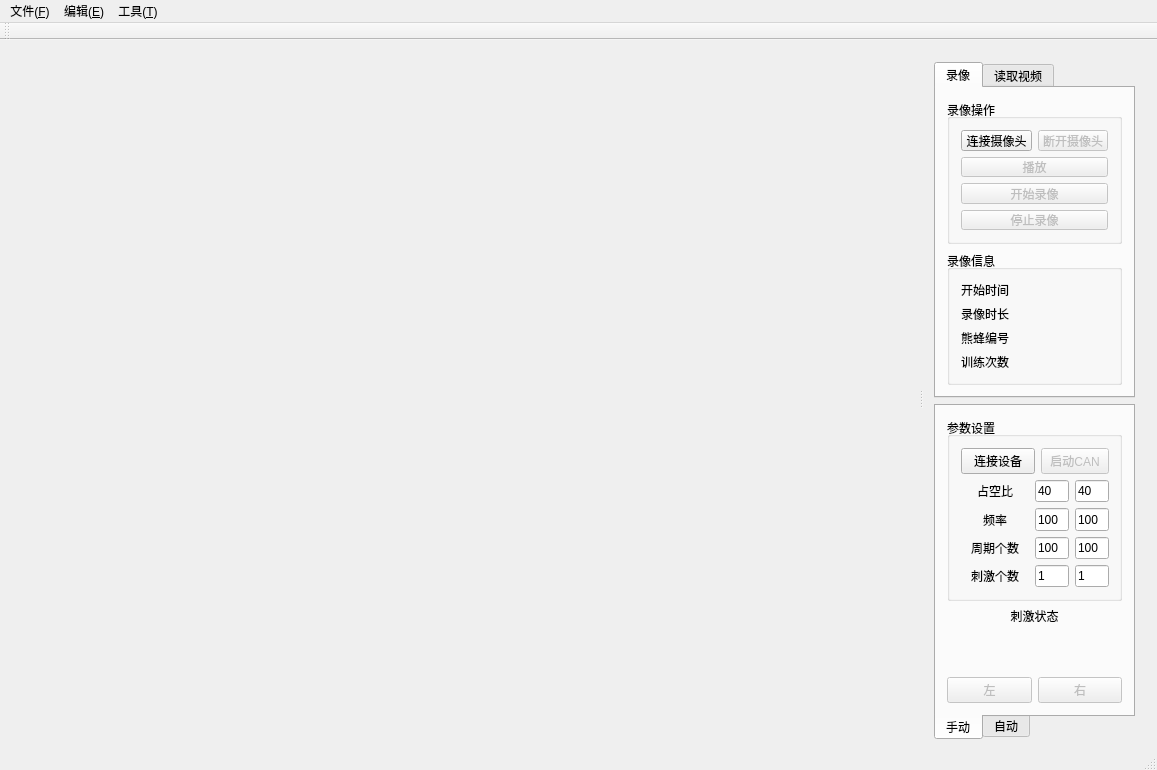
<?xml version="1.0" encoding="UTF-8"?>
<ui version="4.0">
 <class>MainWindow</class>
 <widget class="QMainWindow" name="MainWindow">
  <property name="geometry">
   <rect>
    <x>0</x>
    <y>0</y>
    <width>1157</width>
    <height>770</height>
   </rect>
  </property>
  <property name="sizePolicy">
   <sizepolicy hsizetype="Preferred" vsizetype="Preferred">
    <horstretch>0</horstretch>
    <verstretch>0</verstretch>
   </sizepolicy>
  </property>
  <property name="minimumSize">
   <size>
    <width>1157</width>
    <height>770</height>
   </size>
  </property>
  <property name="maximumSize">
   <size>
    <width>16777215</width>
    <height>16777215</height>
   </size>
  </property>
  <property name="windowTitle">
   <string>Bumble Bee Control</string>
  </property>
  <property name="statusTip">
   <string/>
  </property>
  <widget class="QWidget" name="centralWidget">
   <property name="sizePolicy">
    <sizepolicy hsizetype="Fixed" vsizetype="Fixed">
     <horstretch>0</horstretch>
     <verstretch>0</verstretch>
    </sizepolicy>
   </property>
   <property name="minimumSize">
    <size>
     <width>0</width>
     <height>0</height>
    </size>
   </property>
   <property name="maximumSize">
    <size>
     <width>16777215</width>
     <height>16777215</height>
    </size>
   </property>
   <layout class="QGridLayout" name="gridLayout_6">
    <item row="0" column="0">
     <widget class="QSplitter" name="splitter">
      <property name="sizePolicy">
       <sizepolicy hsizetype="Expanding" vsizetype="Expanding">
        <horstretch>0</horstretch>
        <verstretch>0</verstretch>
       </sizepolicy>
      </property>
      <property name="orientation">
       <enum>Qt::Horizontal</enum>
      </property>
      <widget class="QWidget" name="centrelPanel" native="true">
       <layout class="QGridLayout" name="gridLayout_15">
        <item row="0" column="0">
         <widget class="CQtOpenCVViewerGl" name="viewfinder" native="true">
          <property name="sizePolicy">
           <sizepolicy hsizetype="Minimum" vsizetype="Minimum">
            <horstretch>1</horstretch>
            <verstretch>1</verstretch>
           </sizepolicy>
          </property>
          <property name="minimumSize">
           <size>
            <width>886</width>
            <height>700</height>
           </size>
          </property>
         </widget>
        </item>
       </layout>
      </widget>
      <widget class="QWidget" name="rightPanel" native="true">
       <property name="sizePolicy">
        <sizepolicy hsizetype="Fixed" vsizetype="Minimum">
         <horstretch>0</horstretch>
         <verstretch>0</verstretch>
        </sizepolicy>
       </property>
       <property name="minimumSize">
        <size>
         <width>200</width>
         <height>700</height>
        </size>
       </property>
       <property name="maximumSize">
        <size>
         <width>230</width>
         <height>16777215</height>
        </size>
       </property>
       <layout class="QVBoxLayout" name="verticalLayout">
        <item>
         <widget class="QTabWidget" name="topTabWidget">
          <property name="currentIndex">
           <number>0</number>
          </property>
          <widget class="QWidget" name="recordVideo">
           <attribute name="title">
            <string>录像</string>
           </attribute>
           <layout class="QGridLayout" name="gridLayout_10">
            <item row="0" column="0">
             <widget class="QGroupBox" name="recordOperationGroupBox">
              <property name="title">
               <string>录像操作</string>
              </property>
              <property name="alignment">
               <set>Qt::AlignJustify|Qt::AlignVCenter</set>
              </property>
              <layout class="QGridLayout" name="gridLayout_2">
               <item row="0" column="0">
                <layout class="QVBoxLayout" name="recordOperationverticalLayout">
                 <item>
                  <layout class="QHBoxLayout" name="cameraConnectionLayout">
                   <item>
                    <widget class="QPushButton" name="cameraConnButton">
                     <property name="text">
                      <string>连接摄像头</string>
                     </property>
                    </widget>
                   </item>
                   <item>
                    <widget class="QPushButton" name="cameraDisConnButton">
                     <property name="enabled">
                      <bool>false</bool>
                     </property>
                     <property name="text">
                      <string>断开摄像头</string>
                     </property>
                    </widget>
                   </item>
                  </layout>
                 </item>
                 <item>
                  <widget class="QPushButton" name="cameraPlayButton">
                   <property name="enabled">
                    <bool>false</bool>
                   </property>
                   <property name="text">
                    <string>播放</string>
                   </property>
                  </widget>
                 </item>
                 <item>
                  <widget class="QPushButton" name="startRecordButton">
                   <property name="enabled">
                    <bool>false</bool>
                   </property>
                   <property name="text">
                    <string>开始录像</string>
                   </property>
                  </widget>
                 </item>
                 <item>
                  <widget class="QPushButton" name="stopRecordButton">
                   <property name="enabled">
                    <bool>false</bool>
                   </property>
                   <property name="sizePolicy">
                    <sizepolicy hsizetype="Minimum" vsizetype="Fixed">
                     <horstretch>0</horstretch>
                     <verstretch>0</verstretch>
                    </sizepolicy>
                   </property>
                   <property name="maximumSize">
                    <size>
                     <width>16777215</width>
                     <height>25</height>
                    </size>
                   </property>
                   <property name="text">
                    <string>停止录像</string>
                   </property>
                  </widget>
                 </item>
                </layout>
               </item>
              </layout>
             </widget>
            </item>
            <item row="1" column="0">
             <widget class="QGroupBox" name="recordInfoGroupBox">
              <property name="title">
               <string>录像信息</string>
              </property>
              <property name="alignment">
               <set>Qt::AlignLeading|Qt::AlignLeft|Qt::AlignVCenter</set>
              </property>
              <layout class="QGridLayout" name="gridLayout_3">
               <item row="0" column="0">
                <layout class="QVBoxLayout" name="recordInfo_labels">
                 <item>
                  <widget class="QLabel" name="recordBeginTime_label">
                   <property name="sizePolicy">
                    <sizepolicy hsizetype="Preferred" vsizetype="Preferred">
                     <horstretch>0</horstretch>
                     <verstretch>0</verstretch>
                    </sizepolicy>
                   </property>
                   <property name="maximumSize">
                    <size>
                     <width>50</width>
                     <height>16777215</height>
                    </size>
                   </property>
                   <property name="text">
                    <string>开始时间</string>
                   </property>
                  </widget>
                 </item>
                 <item>
                  <widget class="QLabel" name="recordDuration_label">
                   <property name="text">
                    <string>录像时长</string>
                   </property>
                  </widget>
                 </item>
                 <item>
                  <widget class="QLabel" name="bumblebeeId_label">
                   <property name="text">
                    <string>熊蜂编号</string>
                   </property>
                  </widget>
                 </item>
                 <item>
                  <widget class="QLabel" name="trainTrial_label">
                   <property name="text">
                    <string>训练次数</string>
                   </property>
                  </widget>
                 </item>
                </layout>
               </item>
               <item row="0" column="1">
                <layout class="QVBoxLayout" name="recordInfo_values">
                 <item>
                  <widget class="QLabel" name="recordBeginTime_value">
                   <property name="sizePolicy">
                    <sizepolicy hsizetype="Expanding" vsizetype="Preferred">
                     <horstretch>0</horstretch>
                     <verstretch>0</verstretch>
                    </sizepolicy>
                   </property>
                   <property name="minimumSize">
                    <size>
                     <width>80</width>
                     <height>0</height>
                    </size>
                   </property>
                   <property name="frameShape">
                    <enum>QFrame::NoFrame</enum>
                   </property>
                   <property name="text">
                    <string/>
                   </property>
                   <property name="alignment">
                    <set>Qt::AlignLeading|Qt::AlignLeft|Qt::AlignVCenter</set>
                   </property>
                  </widget>
                 </item>
                 <item>
                  <widget class="QLabel" name="recordDuration_value">
                   <property name="sizePolicy">
                    <sizepolicy hsizetype="Expanding" vsizetype="Preferred">
                     <horstretch>0</horstretch>
                     <verstretch>0</verstretch>
                    </sizepolicy>
                   </property>
                   <property name="minimumSize">
                    <size>
                     <width>80</width>
                     <height>0</height>
                    </size>
                   </property>
                   <property name="frameShape">
                    <enum>QFrame::NoFrame</enum>
                   </property>
                   <property name="text">
                    <string/>
                   </property>
                   <property name="alignment">
                    <set>Qt::AlignLeading|Qt::AlignLeft|Qt::AlignVCenter</set>
                   </property>
                  </widget>
                 </item>
                 <item>
                  <widget class="QLabel" name="bumblebeeId_value">
                   <property name="sizePolicy">
                    <sizepolicy hsizetype="Expanding" vsizetype="Preferred">
                     <horstretch>0</horstretch>
                     <verstretch>0</verstretch>
                    </sizepolicy>
                   </property>
                   <property name="minimumSize">
                    <size>
                     <width>80</width>
                     <height>0</height>
                    </size>
                   </property>
                   <property name="text">
                    <string/>
                   </property>
                   <property name="alignment">
                    <set>Qt::AlignLeading|Qt::AlignLeft|Qt::AlignVCenter</set>
                   </property>
                  </widget>
                 </item>
                 <item>
                  <widget class="QLabel" name="trainTrial_value">
                   <property name="sizePolicy">
                    <sizepolicy hsizetype="Expanding" vsizetype="Preferred">
                     <horstretch>0</horstretch>
                     <verstretch>0</verstretch>
                    </sizepolicy>
                   </property>
                   <property name="minimumSize">
                    <size>
                     <width>80</width>
                     <height>0</height>
                    </size>
                   </property>
                   <property name="text">
                    <string/>
                   </property>
                   <property name="alignment">
                    <set>Qt::AlignLeading|Qt::AlignLeft|Qt::AlignVCenter</set>
                   </property>
                  </widget>
                 </item>
                </layout>
               </item>
              </layout>
             </widget>
            </item>
           </layout>
          </widget>
          <widget class="QWidget" name="readVideo">
           <attribute name="title">
            <string>读取视频</string>
           </attribute>
          </widget>
         </widget>
        </item>
        <item>
         <widget class="QTabWidget" name="buttomTabWidget">
          <property name="tabPosition">
           <enum>QTabWidget::South</enum>
          </property>
          <property name="currentIndex">
           <number>0</number>
          </property>
          <widget class="QWidget" name="manualTab">
           <attribute name="title">
            <string>手动</string>
           </attribute>
           <layout class="QGridLayout" name="gridLayout">
            <item row="0" column="0">
             <widget class="QGroupBox" name="parameter_manual">
              <property name="title">
               <string>参数设置</string>
              </property>
              <property name="alignment">
               <set>Qt::AlignLeading|Qt::AlignLeft|Qt::AlignVCenter</set>
              </property>
              <property name="flat">
               <bool>false</bool>
              </property>
              <layout class="QGridLayout" name="gridLayout_5">
               <item row="0" column="0" colspan="2">
                <widget class="QPushButton" name="connectDevice">
                 <property name="text">
                  <string>连接设备</string>
                 </property>
                </widget>
               </item>
               <item row="0" column="2">
                <widget class="QPushButton" name="openCan">
                 <property name="enabled">
                  <bool>false</bool>
                 </property>
                 <property name="text">
                  <string>启动CAN</string>
                 </property>
                </widget>
               </item>
               <item row="1" column="0">
                <layout class="QVBoxLayout" name="parameter_label">
                 <item>
                  <widget class="QLabel" name="dutyCycle_lable">
                   <property name="sizePolicy">
                    <sizepolicy hsizetype="Expanding" vsizetype="Expanding">
                     <horstretch>0</horstretch>
                     <verstretch>0</verstretch>
                    </sizepolicy>
                   </property>
                   <property name="maximumSize">
                    <size>
                     <width>16777215</width>
                     <height>25</height>
                    </size>
                   </property>
                   <property name="frameShape">
                    <enum>QFrame::NoFrame</enum>
                   </property>
                   <property name="text">
                    <string>占空比</string>
                   </property>
                   <property name="scaledContents">
                    <bool>false</bool>
                   </property>
                   <property name="alignment">
                    <set>Qt::AlignCenter</set>
                   </property>
                  </widget>
                 </item>
                 <item>
                  <widget class="QLabel" name="frequency_label">
                   <property name="sizePolicy">
                    <sizepolicy hsizetype="Expanding" vsizetype="Expanding">
                     <horstretch>0</horstretch>
                     <verstretch>0</verstretch>
                    </sizepolicy>
                   </property>
                   <property name="maximumSize">
                    <size>
                     <width>16777215</width>
                     <height>25</height>
                    </size>
                   </property>
                   <property name="text">
                    <string>频率</string>
                   </property>
                   <property name="alignment">
                    <set>Qt::AlignCenter</set>
                   </property>
                  </widget>
                 </item>
                 <item>
                  <widget class="QLabel" name="periodCount_lable">
                   <property name="sizePolicy">
                    <sizepolicy hsizetype="Expanding" vsizetype="Expanding">
                     <horstretch>0</horstretch>
                     <verstretch>0</verstretch>
                    </sizepolicy>
                   </property>
                   <property name="maximumSize">
                    <size>
                     <width>16777215</width>
                     <height>25</height>
                    </size>
                   </property>
                   <property name="text">
                    <string>周期个数</string>
                   </property>
                   <property name="alignment">
                    <set>Qt::AlignCenter</set>
                   </property>
                  </widget>
                 </item>
                 <item>
                  <widget class="QLabel" name="stimulusCount_lable">
                   <property name="sizePolicy">
                    <sizepolicy hsizetype="Expanding" vsizetype="Expanding">
                     <horstretch>0</horstretch>
                     <verstretch>0</verstretch>
                    </sizepolicy>
                   </property>
                   <property name="maximumSize">
                    <size>
                     <width>16777215</width>
                     <height>25</height>
                    </size>
                   </property>
                   <property name="text">
                    <string>刺激个数</string>
                   </property>
                   <property name="alignment">
                    <set>Qt::AlignCenter</set>
                   </property>
                  </widget>
                 </item>
                </layout>
               </item>
               <item row="1" column="1" colspan="2">
                <layout class="QGridLayout" name="parameter_input">
                 <item row="1" column="0">
                  <layout class="QHBoxLayout" name="horizontalLayout_frequency">
                   <item>
                    <widget class="QLineEdit" name="frequency_input_left">
                     <property name="sizePolicy">
                      <sizepolicy hsizetype="Preferred" vsizetype="Preferred">
                       <horstretch>0</horstretch>
                       <verstretch>0</verstretch>
                      </sizepolicy>
                     </property>
                     <property name="maximumSize">
                      <size>
                       <width>16777215</width>
                       <height>25</height>
                      </size>
                     </property>
                     <property name="toolTip">
                      <string>(0-9999)Hz</string>
                     </property>
                     <property name="statusTip">
                      <string>参数范围:(0-9999)Hz</string>
                     </property>
                     <property name="text">
                      <string>100</string>
                     </property>
                    </widget>
                   </item>
                   <item>
                    <widget class="QLineEdit" name="frequency_input_right">
                     <property name="sizePolicy">
                      <sizepolicy hsizetype="Preferred" vsizetype="Preferred">
                       <horstretch>0</horstretch>
                       <verstretch>0</verstretch>
                      </sizepolicy>
                     </property>
                     <property name="maximumSize">
                      <size>
                       <width>16777215</width>
                       <height>25</height>
                      </size>
                     </property>
                     <property name="toolTip">
                      <string>(0-9999)Hz</string>
                     </property>
                     <property name="statusTip">
                      <string>参数范围:(0-9999)Hz</string>
                     </property>
                     <property name="text">
                      <string>100</string>
                     </property>
                    </widget>
                   </item>
                  </layout>
                 </item>
                 <item row="2" column="0">
                  <layout class="QHBoxLayout" name="horizontalLayout_periodcount">
                   <item>
                    <widget class="QLineEdit" name="periodCount_input_left">
                     <property name="sizePolicy">
                      <sizepolicy hsizetype="Preferred" vsizetype="Preferred">
                       <horstretch>0</horstretch>
                       <verstretch>0</verstretch>
                      </sizepolicy>
                     </property>
                     <property name="maximumSize">
                      <size>
                       <width>16777215</width>
                       <height>25</height>
                      </size>
                     </property>
                     <property name="toolTip">
                      <string>(1-100000)</string>
                     </property>
                     <property name="statusTip">
                      <string>参数范围:(1-100000)个</string>
                     </property>
                     <property name="text">
                      <string>100</string>
                     </property>
                    </widget>
                   </item>
                   <item>
                    <widget class="QLineEdit" name="periodCount_input_right">
                     <property name="sizePolicy">
                      <sizepolicy hsizetype="Preferred" vsizetype="Preferred">
                       <horstretch>0</horstretch>
                       <verstretch>0</verstretch>
                      </sizepolicy>
                     </property>
                     <property name="maximumSize">
                      <size>
                       <width>16777215</width>
                       <height>25</height>
                      </size>
                     </property>
                     <property name="toolTip">
                      <string>(1-100000)</string>
                     </property>
                     <property name="statusTip">
                      <string>参数范围:(1-100000)个</string>
                     </property>
                     <property name="text">
                      <string>100</string>
                     </property>
                    </widget>
                   </item>
                  </layout>
                 </item>
                 <item row="3" column="0">
                  <layout class="QHBoxLayout" name="horizontalLayout_stimuluscount">
                   <item>
                    <widget class="QLineEdit" name="stimulusCount_input_left">
                     <property name="sizePolicy">
                      <sizepolicy hsizetype="Preferred" vsizetype="Preferred">
                       <horstretch>0</horstretch>
                       <verstretch>0</verstretch>
                      </sizepolicy>
                     </property>
                     <property name="maximumSize">
                      <size>
                       <width>16777215</width>
                       <height>25</height>
                      </size>
                     </property>
                     <property name="toolTip">
                      <string>(0-1000)个</string>
                     </property>
                     <property name="statusTip">
                      <string>参数范围:(0-1000)个</string>
                     </property>
                     <property name="text">
                      <string>1</string>
                     </property>
                    </widget>
                   </item>
                   <item>
                    <widget class="QLineEdit" name="stimulusCount_input_right">
                     <property name="sizePolicy">
                      <sizepolicy hsizetype="Preferred" vsizetype="Preferred">
                       <horstretch>0</horstretch>
                       <verstretch>0</verstretch>
                      </sizepolicy>
                     </property>
                     <property name="maximumSize">
                      <size>
                       <width>16777215</width>
                       <height>25</height>
                      </size>
                     </property>
                     <property name="toolTip">
                      <string>(0-1000)个</string>
                     </property>
                     <property name="statusTip">
                      <string>参数范围:(0-1000)个</string>
                     </property>
                     <property name="text">
                      <string>1</string>
                     </property>
                    </widget>
                   </item>
                  </layout>
                 </item>
                 <item row="0" column="0">
                  <layout class="QHBoxLayout" name="horizontalLayout_dutycycle">
                   <item>
                    <widget class="QLineEdit" name="dutyCycle_input_left">
                     <property name="sizePolicy">
                      <sizepolicy hsizetype="Preferred" vsizetype="Preferred">
                       <horstretch>0</horstretch>
                       <verstretch>0</verstretch>
                      </sizepolicy>
                     </property>
                     <property name="maximumSize">
                      <size>
                       <width>16777215</width>
                       <height>25</height>
                      </size>
                     </property>
                     <property name="toolTip">
                      <string>(0-99)%</string>
                     </property>
                     <property name="statusTip">
                      <string>参数范围:(0-99)%</string>
                     </property>
                     <property name="whatsThis">
                      <string/>
                     </property>
                     <property name="text">
                      <string>40</string>
                     </property>
                     <property name="cursorMoveStyle">
                      <enum>Qt::LogicalMoveStyle</enum>
                     </property>
                    </widget>
                   </item>
                   <item>
                    <widget class="QLineEdit" name="dutyCycle_input_right">
                     <property name="sizePolicy">
                      <sizepolicy hsizetype="Preferred" vsizetype="Preferred">
                       <horstretch>0</horstretch>
                       <verstretch>0</verstretch>
                      </sizepolicy>
                     </property>
                     <property name="maximumSize">
                      <size>
                       <width>16777215</width>
                       <height>25</height>
                      </size>
                     </property>
                     <property name="toolTip">
                      <string>(0-99)%</string>
                     </property>
                     <property name="statusTip">
                      <string>参数范围:(0-99)%</string>
                     </property>
                     <property name="whatsThis">
                      <string/>
                     </property>
                     <property name="text">
                      <string>40</string>
                     </property>
                     <property name="cursorMoveStyle">
                      <enum>Qt::LogicalMoveStyle</enum>
                     </property>
                    </widget>
                   </item>
                  </layout>
                 </item>
                </layout>
               </item>
              </layout>
             </widget>
            </item>
            <item row="1" column="0">
             <layout class="QGridLayout" name="stimulate_panel">
              <item row="0" column="0">
               <widget class="QLabel" name="stimulateStateLabel">
                <property name="sizePolicy">
                 <sizepolicy hsizetype="Preferred" vsizetype="Preferred">
                  <horstretch>0</horstretch>
                  <verstretch>0</verstretch>
                 </sizepolicy>
                </property>
                <property name="font">
                 <font>
                  <weight>50</weight>
                  <bold>false</bold>
                 </font>
                </property>
                <property name="text">
                 <string>刺激状态</string>
                </property>
                <property name="alignment">
                 <set>Qt::AlignCenter</set>
                </property>
               </widget>
              </item>
              <item row="1" column="0">
               <widget class="QLabel" name="statePic">
                <property name="minimumSize">
                 <size>
                  <width>40</width>
                  <height>40</height>
                 </size>
                </property>
                <property name="maximumSize">
                 <size>
                  <width>16777215</width>
                  <height>16777211</height>
                 </size>
                </property>
                <property name="text">
                 <string/>
                </property>
                <property name="pixmap">
                 <pixmap resource="state_pic.qrc">:/gray.png</pixmap>
                </property>
                <property name="alignment">
                 <set>Qt::AlignCenter</set>
                </property>
               </widget>
              </item>
              <item row="2" column="0">
               <layout class="QHBoxLayout" name="stimulate_bottonGrp">
                <item>
                 <widget class="QPushButton" name="leftStimulate">
                  <property name="enabled">
                   <bool>false</bool>
                  </property>
                  <property name="text">
                   <string>左</string>
                  </property>
                 </widget>
                </item>
                <item>
                 <widget class="QPushButton" name="rightStimulate">
                  <property name="enabled">
                   <bool>false</bool>
                  </property>
                  <property name="sizePolicy">
                   <sizepolicy hsizetype="Minimum" vsizetype="Preferred">
                    <horstretch>0</horstretch>
                    <verstretch>0</verstretch>
                   </sizepolicy>
                  </property>
                  <property name="text">
                   <string>右</string>
                  </property>
                 </widget>
                </item>
               </layout>
              </item>
             </layout>
            </item>
           </layout>
          </widget>
          <widget class="QWidget" name="autoTab">
           <attribute name="title">
            <string>自动</string>
           </attribute>
           <layout class="QGridLayout" name="gridLayout_4">
            <item row="0" column="0">
             <layout class="QVBoxLayout" name="statePicLayout">
              <item>
               <widget class="QLabel" name="stimulateStateLabel_auto">
                <property name="font">
                 <font>
                  <weight>50</weight>
                  <bold>false</bold>
                 </font>
                </property>
                <property name="text">
                 <string>刺激状态</string>
                </property>
                <property name="alignment">
                 <set>Qt::AlignCenter</set>
                </property>
               </widget>
              </item>
              <item>
               <widget class="QLabel" name="statePic_auto">
                <property name="minimumSize">
                 <size>
                  <width>50</width>
                  <height>50</height>
                 </size>
                </property>
                <property name="maximumSize">
                 <size>
                  <width>16777215</width>
                  <height>16777211</height>
                 </size>
                </property>
                <property name="text">
                 <string/>
                </property>
                <property name="pixmap">
                 <pixmap resource="state_pic.qrc">:/gray.png</pixmap>
                </property>
                <property name="alignment">
                 <set>Qt::AlignCenter</set>
                </property>
               </widget>
              </item>
             </layout>
            </item>
            <item row="1" column="0">
             <spacer name="verticalSpacer">
              <property name="orientation">
               <enum>Qt::Vertical</enum>
              </property>
              <property name="sizeHint" stdset="0">
               <size>
                <width>20</width>
                <height>40</height>
               </size>
              </property>
             </spacer>
            </item>
           </layout>
          </widget>
         </widget>
        </item>
       </layout>
      </widget>
     </widget>
    </item>
   </layout>
  </widget>
  <widget class="QToolBar" name="mainToolBar">
   <attribute name="toolBarArea">
    <enum>TopToolBarArea</enum>
   </attribute>
   <attribute name="toolBarBreak">
    <bool>false</bool>
   </attribute>
  </widget>
  <widget class="QStatusBar" name="statusBar">
   <property name="minimumSize">
    <size>
     <width>0</width>
     <height>15</height>
    </size>
   </property>
   <property name="maximumSize">
    <size>
     <width>16777215</width>
     <height>16777215</height>
    </size>
   </property>
  </widget>
  <widget class="QMenuBar" name="menuBar">
   <property name="geometry">
    <rect>
     <x>0</x>
     <y>0</y>
     <width>1157</width>
     <height>23</height>
    </rect>
   </property>
   <widget class="QMenu" name="menuFile">
    <property name="title">
     <string>文件(&amp;F)</string>
    </property>
    <addaction name="separator"/>
   </widget>
   <widget class="QMenu" name="menuEdit">
    <property name="title">
     <string>编辑(&amp;E)</string>
    </property>
    <addaction name="actionSetting"/>
   </widget>
   <widget class="QMenu" name="menuTool">
    <property name="title">
     <string>工具(&amp;T)</string>
    </property>
    <addaction name="actionHDF5Convertor"/>
   </widget>
   <addaction name="menuFile"/>
   <addaction name="menuEdit"/>
   <addaction name="menuTool"/>
  </widget>
  <action name="actionNew">
   <property name="text">
    <string>新建</string>
   </property>
   <property name="shortcut">
    <string extracomment="新建实验计划">Ctrl+N</string>
   </property>
  </action>
  <action name="actionOpen">
   <property name="text">
    <string>打开</string>
   </property>
   <property name="shortcut">
    <string extracomment="打开实验计划">Ctrl+O</string>
   </property>
  </action>
  <action name="actionSave">
   <property name="text">
    <string>保存</string>
   </property>
   <property name="shortcut">
    <string>Ctrl+S</string>
   </property>
  </action>
  <action name="actionClose">
   <property name="text">
    <string>关闭</string>
   </property>
   <property name="shortcut">
    <string>Ctrl+Q</string>
   </property>
  </action>
  <action name="actionSetting">
   <property name="text">
    <string>设置</string>
   </property>
  </action>
  <action name="actionHDF5Convertor">
   <property name="text">
    <string>HDF5转换器</string>
   </property>
  </action>
 </widget>
 <layoutdefault spacing="6" margin="11"/>
 <customwidgets>
  <customwidget>
   <class>CQtOpenCVViewerGl</class>
   <extends>QWidget</extends>
   <header location="global">cqtopencvviewergl.h</header>
   <container>1</container>
  </customwidget>
 </customwidgets>
 <resources>
  <include location="state_pic.qrc"/>
 </resources>
 <connections/>
</ui>
